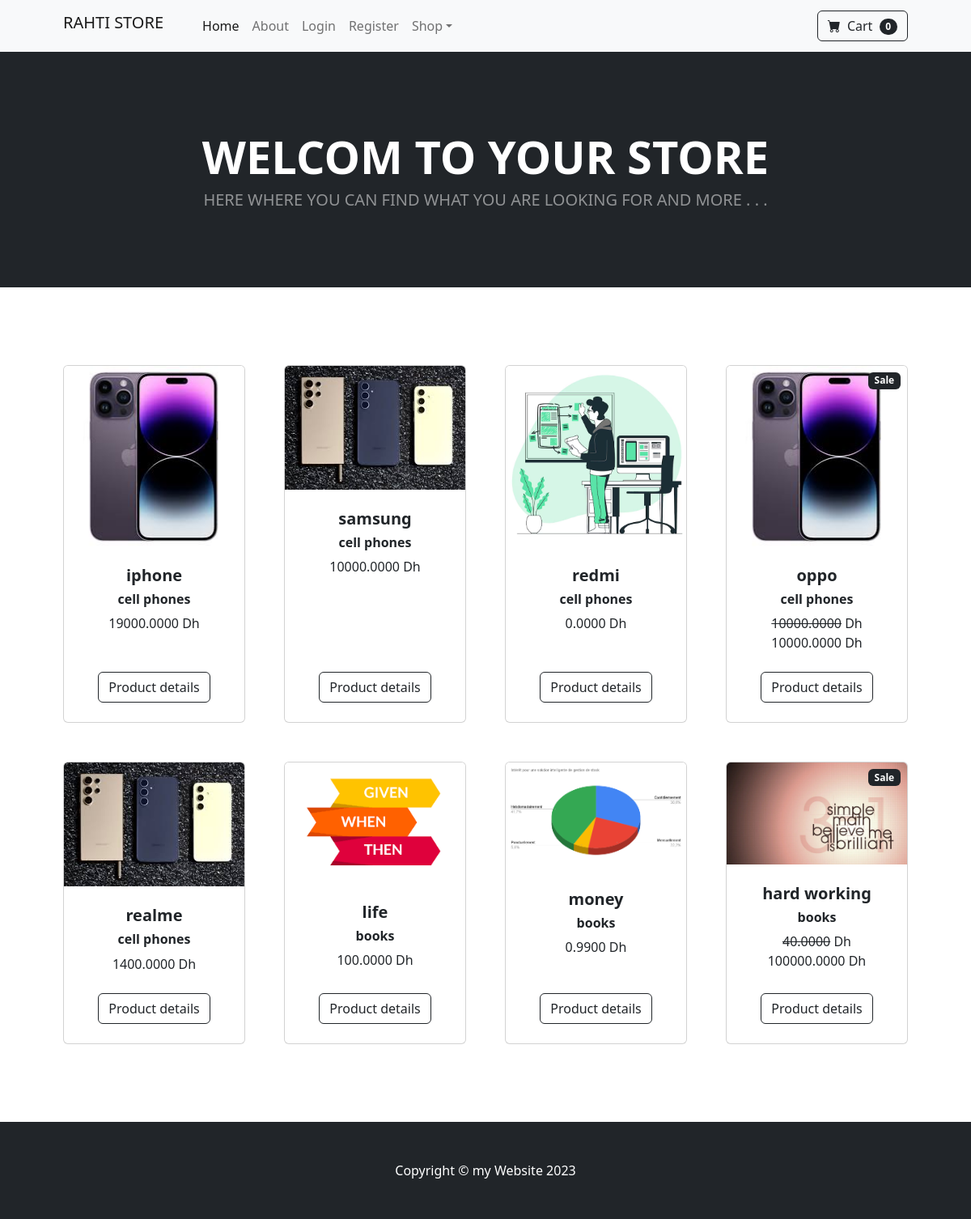
The page / on the database its author committed.
### store/models.py (models this page shows, shortened)
class Product(models.Model) :
    product_name        = models.CharField(max_length=50)
    product_price       = models.DecimalField(max_digits=10, decimal_places=4, default=0)
    product_description = models.CharField(max_length=50, default='', blank=True, null=True)
    product_catgory     = models.ForeignKey(Category, on_delete=models.CASCADE, default=1)
    product_image       = models.ImageField(upload_to='uploads/product/')
    is_sale             = models.BooleanField(default=False)
    sell_price          = models.DecimalField(max_digits=10, decimal_places=4, default=0)

class Category(models.Model) :
    name = models.CharField(max_length=50)
    def __str__(self):
        return self.name
    class Meta :
        verbose_name_plural = 'Categories'

### store/views.py (the view)
# urls.py: path('', home_view, name="home"),
def home_view(request):
    products = Product.objects.all()
    return render(request,'home.html', {'products':products})

### store/templates/home.html
{% extends "base.html" %}
{% load static %}
{% block content %}
        <header class="bg-dark py-5">
            <div class="container px-4 px-lg-5 my-5">
                <div class="text-center text-white">
                    <h1 class="display-4 fw-bolder">WELCOM TO YOUR STORE</h1>
                    <h2 class="lead fw-normal text-white-50 mb-0">HERE WHERE YOU CAN FIND WHAT YOU ARE LOOKING FOR AND MORE . . . </h2>
                </div>
            </div>
        </header>
        <section class="py-5">
            <div class="container px-4 px-lg-5 mt-5">
                <div class="row gx-4 gx-lg-5 row-cols-2 row-cols-md-3 row-cols-xl-4 justify-content-center">
                {% for product  in products  %}
                    {% if product.is_sale %}
                    <div class="col mb-5">
                        <div class="card h-100">
                            <div class="badge bg-dark text-white position-absolute" style="top: 0.5rem; right: 0.5rem">Sale</div>
                            <img class="card-img-top" src="{{ product.product_image.url }}" alt="..." />
                            <div class="card-body p-4">
                                <div class="text-center">
                                    <h5 class="fw-bolder">{{product.product_name}}</h5>
                                    <h6 class="fw-bolder">{{product.product_catgory}}</h6>
                                    <strike>{{product.product_price}}</strike> Dh
                                    <br>
                                    {{product.sell_price}} Dh
                                </div>
                            </div>
                            <div class="card-footer p-4 pt-0 border-top-0 bg-transparent">
                                <div class="text-center"><a class="btn btn-outline-dark mt-auto" href="{% url 'product' product.id %}">Product details</a></div>
                            </div>
                        </div>
                    </div>
                    {% else %}
                <div class="col mb-5">
                    <div class="card h-100">
                        <img class="card-img-top" src="{{ product.product_image.url }}" alt="..." />
                        <div class="card-body p-4">
                            <div class="text-center">
                                <h5 class="fw-bolder">{{product.product_name}}</h5>
                                <h6 class="fw-bolder">{{product.product_catgory}}</h6>
                                {{product.product_price}} Dh
                            </div>
                        </div>
                        <div class="card-footer p-4 pt-0 border-top-0 bg-transparent">
                            <div class="text-center"><a class="btn btn-outline-dark mt-auto" href="{% url 'product' product.id %}">Product details</a></div>
                        </div>
                    </div>
                </div>
                    {% endif %}
                {% endfor %}
            </div>
        </section>
{% endblock content %}

### rows shown on the page
Product: product_image (picture), product_name "iphone", product_catgory "cell phones", product_price "19000.0000"
Product: product_image (picture), product_name "samsung", product_catgory "cell phones", product_price "10000.0000"
Product: product_image (picture), product_name "redmi", product_catgory "cell phones", product_price "0.0000"
Product: product_image (picture), product_name "oppo", product_catgory "cell phones", product_price "10000.0000", sell_price "10000.0000"
Product: product_image (picture), product_name "realme", product_catgory "cell phones", product_price "1400.0000"
Product: product_image (picture), product_name "life", product_catgory "books", product_price "100.0000"
Product: product_image (picture), product_name "money", product_catgory "books", product_price "0.9900"
Product: product_image (picture), product_name "hard working", product_catgory "books", product_price "40.0000", sell_price "100000.0000"
